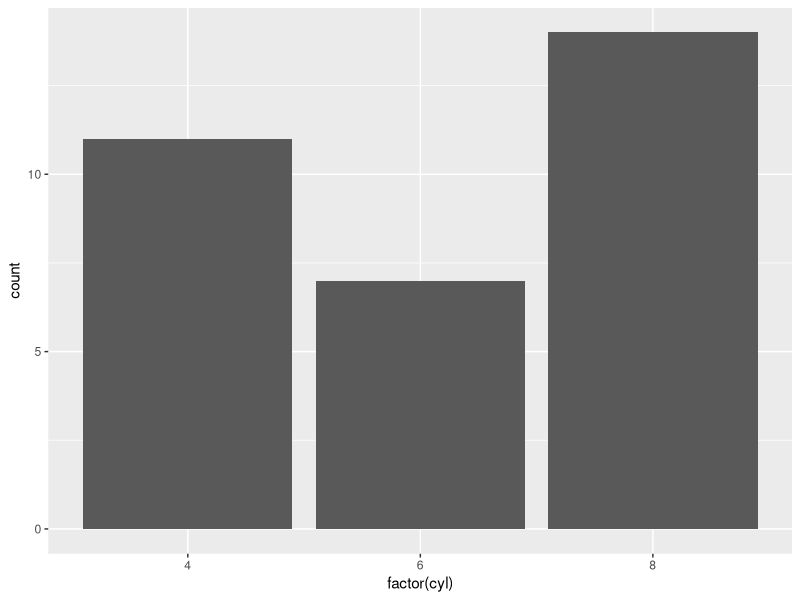
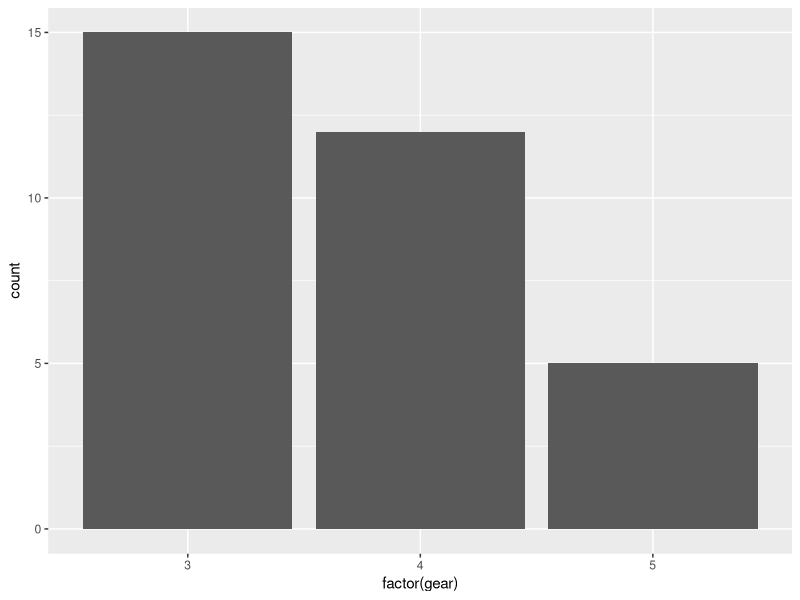
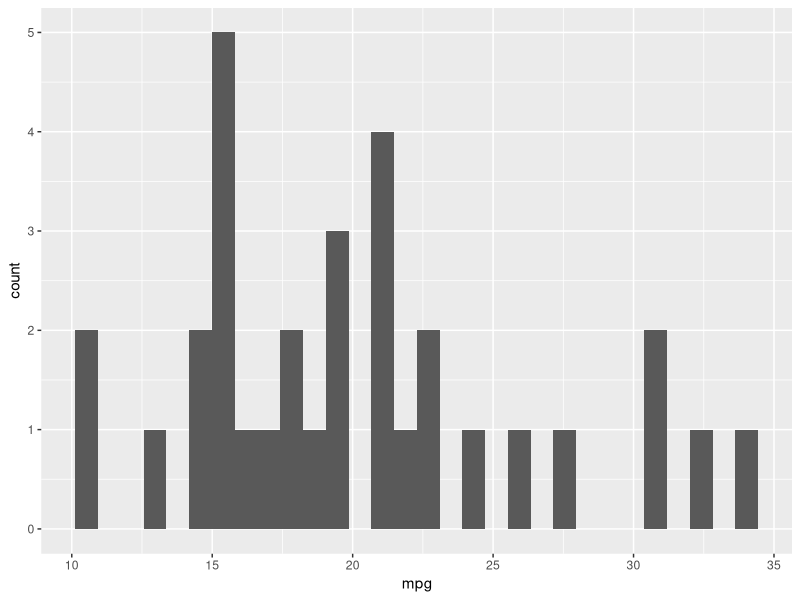

These figures' R source, in order:
library(ggplot2)
data(mtcars)
head(mtcars)
summary(mtcars)

table(cut(mtcars$mpg, breaks = 5))
table(cut(mtcars$drat, breaks = 5))
table(cut(mtcars$disp, breaks = 5))









table(mtcars$gear, mtcars$cyl)

install.packages("ggplot2")
library(ggplot2)



ggplot(mtcars,
       aes(x = factor(cyl))) +
         geom_bar()
       
ggplot(mtcars,
      aes(x = factor(gear))) +
         geom_bar()

ggplot(mtcars,
       aes(x = mpg)) +
  geom_histogram()
  
